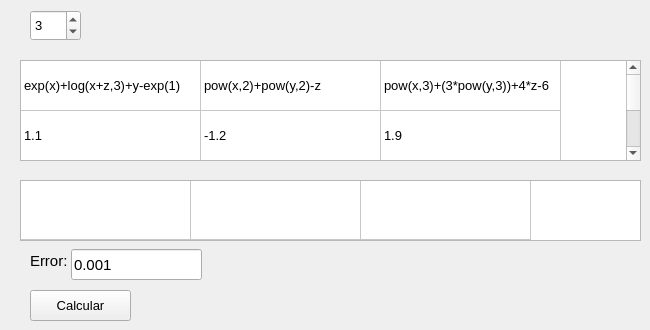
   <widget class="QWidget" name="tab">
    <attribute name="title">
     <string>Newton Raphson</string>
    </attribute>
    <widget class="QTableWidget" name="tableWidgetNR">
     <property name="geometry">
      <rect>
       <x>20</x>
       <y>60</y>
       <width>621</width>
       <height>101</height>
      </rect>
     </property>
     <property name="font">
      <font>
       <pointsize>10</pointsize>
      </font>
     </property>
     <property name="rowCount">
      <number>2</number>
     </property>
     <property name="columnCount">
      <number>3</number>
     </property>
     <attribute name="horizontalHeaderVisible">
      <bool>false</bool>
     </attribute>
     <attribute name="horizontalHeaderDefaultSectionSize">
      <number>180</number>
     </attribute>
     <attribute name="horizontalHeaderStretchLastSection">
      <bool>false</bool>
     </attribute>
     <attribute name="verticalHeaderVisible">
      <bool>false</bool>
     </attribute>
     <attribute name="verticalHeaderDefaultSectionSize">
      <number>50</number>
     </attribute>
     <attribute name="verticalHeaderStretchLastSection">
      <bool>true</bool>
     </attribute>
     <row>
      <property name="text">
       <string>Fn</string>
      </property>
     </row>
     <row>
      <property name="text">
       <string>X</string>
      </property>
     </row>
     <column/>
     <column/>
     <column/>
     <item row="0" column="0">
      <property name="text">
       <string>exp(x)+log(x+z,3)+y-exp(1)</string>
      </property>
     </item>
     <item row="0" column="1">
      <property name="text">
       <string>pow(x,2)+pow(y,2)-z</string>
      </property>
     </item>
     <item row="0" column="2">
      <property name="text">
       <string>pow(x,3)+(3*pow(y,3))+4*z-6</string>
      </property>
     </item>
     <item row="1" column="0">
      <property name="text">
       <string>1.1</string>
      </property>
     </item>
     <item row="1" column="1">
      <property name="text">
       <string>-1.2</string>
      </property>
     </item>
     <item row="1" column="2">
      <property name="text">
       <string>1.9</string>
      </property>
     </item>
    </widget>
    <widget class="QSpinBox" name="spinBoxNR">
     <property name="geometry">
      <rect>
       <x>30</x>
       <y>10</y>
       <width>51</width>
       <height>31</height>
      </rect>
     </property>
     <property name="font">
      <font>
       <pointsize>10</pointsize>
      </font>
     </property>
     <property name="value">
      <number>3</number>
     </property>
    </widget>
    <widget class="QPushButton" name="pushButtonNR">
     <property name="geometry">
      <rect>
       <x>30</x>
       <y>290</y>
       <width>101</width>
       <height>31</height>
      </rect>
     </property>
     <property name="font">
      <font>
       <pointsize>10</pointsize>
      </font>
     </property>
     <property name="text">
      <string>Calcular</string>
     </property>
    </widget>
    <widget class="QLineEdit" name="lineEdit_4">
     <property name="geometry">
      <rect>
       <x>71</x>
       <y>249</y>
       <width>131</width>
       <height>31</height>
      </rect>
     </property>
     <property name="font">
      <font>
       <pointsize>11</pointsize>
      </font>
     </property>
     <property name="text">
      <string>0.001</string>
     </property>
    </widget>
    <widget class="QLabel" name="label_16">
     <property name="geometry">
      <rect>
       <x>30</x>
       <y>250</y>
       <width>51</width>
       <height>21</height>
      </rect>
     </property>
     <property name="font">
      <font>
       <pointsize>11</pointsize>
      </font>
     </property>
     <property name="text">
      <string>Error:</string>
     </property>
    </widget>
    <widget class="QTableWidget" name="tableWidgetNR2">
     <property name="geometry">
      <rect>
       <x>20</x>
       <y>180</y>
       <width>621</width>
       <height>61</height>
      </rect>
     </property>
     <property name="font">
      <font>
       <pointsize>10</pointsize>
      </font>
     </property>
     <property name="rowCount">
      <number>1</number>
     </property>
     <property name="columnCount">
      <number>3</number>
     </property>
     <attribute name="horizontalHeaderVisible">
      <bool>false</bool>
     </attribute>
     <attribute name="horizontalHeaderDefaultSectionSize">
      <number>170</number>
     </attribute>
     <attribute name="horizontalHeaderStretchLastSection">
      <bool>false</bool>
     </attribute>
     <attribute name="verticalHeaderVisible">
      <bool>false</bool>
     </attribute>
     <attribute name="verticalHeaderStretchLastSection">
      <bool>true</bool>
     </attribute>
     <row/>
     <column/>
     <column/>
     <column/>
     <item row="0" column="0">
      <property name="text">
       <string/>
      </property>
     </item>
     <item row="0" column="1">
      <property name="text">
       <string/>
      </property>
     </item>
    </widget>
   </widget>
